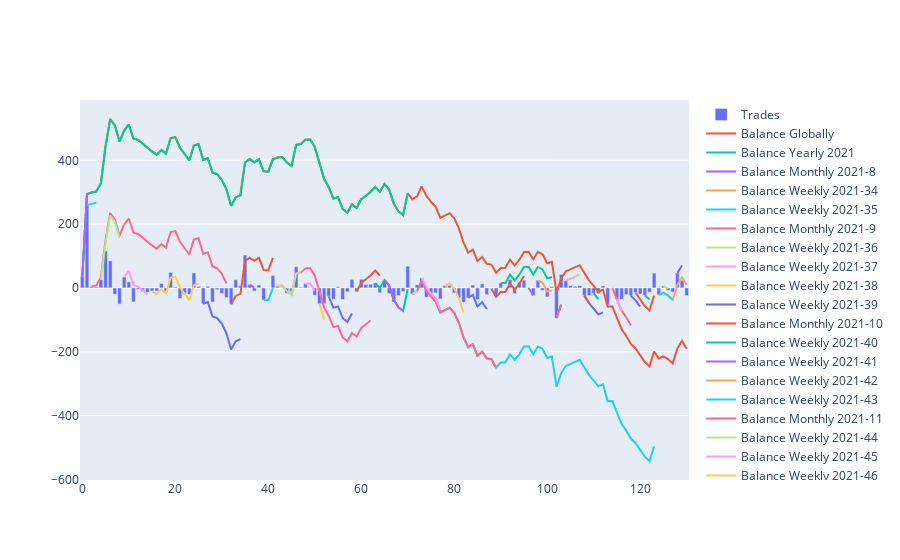

The cell this chart's notebook holds for it:
### Code cell
import plotly.graph_objects as go
trades = trades_unit.copy()
periods = ['Globally', 'Yearly', 'Monthly', 'Weekly']

fig = go.Figure(go.Bar(x=trades.index.to_list(), y=trades[('Gain', 'Globally')].to_list(), name='Trades'))

for col in trades['Balance'].columns.get_level_values(0):
    for period in periods:
        if period in col:
            fig.add_trace(go.Scatter(x=trades.index.to_list(), y=trades[('Balance', col)].to_list(), name='Balance '+col.replace('_', ' ')))

fig.show()

### Figure 1 — Plotly figure (JSON) as saved in the notebook; plotly's stock layout.template omitted (floating-point values rounded to 4 significant figures; data arrays with more than 128 entries replaced by an {"elided": "..."} marker saying what was removed)
{"data": [{"name": "Trades", "type": "bar", "x": {"elided": "131 int values"}, "y": {"elided": "131 float values"}}, {"name": "Balance Globally", "type": "scatter", "x": {"elided": "131 int values"}, "y": {"elided": "131 float values"}}, {"name": "Balance Yearly 2021", "type": "scatter", "x": {"elided": "131 int values"}, "y": {"elided": "131 float values"}}, {"name": "Balance Monthly 2021-8", "type": "scatter", "x": {"elided": "131 int values"}, "y": {"elided": "131 float values"}}, {"name": "Balance Weekly 2021-34", "type": "scatter", "x": {"elided": "131 int values"}, "y": {"elided": "131 float values"}}, {"name": "Balance Weekly 2021-35", "type": "scatter", "x": {"elided": "131 int values"}, "y": {"elided": "131 float values"}}, {"name": "Balance Monthly 2021-9", "type": "scatter", "x": {"elided": "131 int values"}, "y": {"elided": "131 float values"}}, {"name": "Balance Weekly 2021-36", "type": "scatter", "x": {"elided": "131 int values"}, "y": {"elided": "131 float values"}}, {"name": "Balance Weekly 2021-37", "type": "scatter", "x": {"elided": "131 int values"}, "y": {"elided": "131 float values"}}, {"name": "Balance Weekly 2021-38", "type": "scatter", "x": {"elided": "131 int values"}, "y": {"elided": "131 float values"}}, {"name": "Balance Weekly 2021-39", "type": "scatter", "x": {"elided": "131 int values"}, "y": {"elided": "131 float values"}}, {"name": "Balance Monthly 2021-10", "type": "scatter", "x": {"elided": "131 int values"}, "y": {"elided": "131 float values"}}, {"name": "Balance Weekly 2021-40", "type": "scatter", "x": {"elided": "131 int values"}, "y": {"elided": "131 float values"}}, {"name": "Balance Weekly 2021-41", "type": "scatter", "x": {"elided": "131 int values"}, "y": {"elided": "131 float values"}}, {"name": "Balance Weekly 2021-42", "type": "scatter", "x": {"elided": "131 int values"}, "y": {"elided": "131 float values"}}, {"name": "Balance Weekly 2021-43", "type": "scatter", "x": {"elided": "131 int values"}, "y": {"elided": "131 float values"}}, {"name": "Balance Monthly 2021-11", "type": "scatter", "x": {"elided": "131 int values"}, "y": {"elided": "131 float values"}}, {"name": "Balance Weekly 2021-44", "type": "scatter", "x": {"elided": "131 int values"}, "y": {"elided": "131 float values"}}, {"name": "Balance Weekly 2021-45", "type": "scatter", "x": {"elided": "131 int values"}, "y": {"elided": "131 float values"}}, {"name": "Balance Weekly 2021-46", "type": "scatter", "x": {"elided": "131 int values"}, "y": {"elided": "131 int values"}}, {"name": "Balance Weekly 2021-47", "type": "scatter", "x": {"elided": "131 int values"}, "y": {"elided": "131 float values"}}, {"name": "Balance Weekly 2021-48", "type": "scatter", "x": {"elided": "131 int values"}, "y": {"elided": "131 float values"}}, {"name": "Balance Monthly 2021-12", "type": "scatter", "x": {"elided": "131 int values"}, "y": {"elided": "131 float values"}}, {"name": "Balance Weekly 2021-49", "type": "scatter", "x": {"elided": "131 int values"}, "y": {"elided": "131 float values"}}, {"name": "Balance Weekly 2021-50", "type": "scatter", "x": {"elided": "131 int values"}, "y": {"elided": "131 float values"}}, {"name": "Balance Yearly 2022", "type": "scatter", "x": {"elided": "131 int values"}, "y": {"elided": "131 float values"}}, {"name": "Balance Monthly 2022-1", "type": "scatter", "x": {"elided": "131 int values"}, "y": {"elided": "131 float values"}}, {"name": "Balance Weekly 2022-1", "type": "scatter", "x": {"elided": "131 int values"}, "y": {"elided": "131 float values"}}, {"name": "Balance Weekly 2022-2", "type": "scatter", "x": {"elided": "131 int values"}, "y": {"elided": "131 float values"}}, {"name": "Balance Weekly 2022-3", "type": "scatter", "x": {"elided": "131 int values"}, "y": {"elided": "131 float values"}}, {"name": "Balance Weekly 2022-4", "type": "scatter", "x": {"elided": "131 int values"}, "y": {"elided": "131 float values"}}, {"name": "Balance Weekly 2022-5", "type": "scatter", "x": {"elided": "131 int values"}, "y": {"elided": "131 float values"}}, {"name": "Balance Monthly 2022-2", "type": "scatter", "x": {"elided": "131 int values"}, "y": {"elided": "131 float values"}}, {"name": "Balance Weekly 2022-6", "type": "scatter", "x": {"elided": "131 int values"}, "y": {"elided": "131 float values"}}, {"name": "Balance Weekly 2022-7", "type": "scatter", "x": {"elided": "131 int values"}, "y": {"elided": "131 float values"}}, {"name": "Balance Monthly 2022-3", "type": "scatter", "x": {"elided": "131 int values"}, "y": {"elided": "131 float values"}}, {"name": "Balance Weekly 2022-12", "type": "scatter", "x": {"elided": "131 int values"}, "y": {"elided": "131 float values"}}, {"name": "Balance Monthly 2022-4", "type": "scatter", "x": {"elided": "131 int values"}, "y": {"elided": "131 float values"}}, {"name": "Balance Weekly 2022-15", "type": "scatter", "x": {"elided": "131 int values"}, "y": {"elided": "131 float values"}}, {"name": "Balance Weekly 2022-17", "type": "scatter", "x": {"elided": "131 int values"}, "y": {"elided": "131 float values"}}, {"name": "Balance Monthly 2022-5", "type": "scatter", "x": {"elided": "131 int values"}, "y": {"elided": "131 float values"}}, {"name": "Balance Weekly 2022-18", "type": "scatter", "x": {"elided": "131 int values"}, "y": {"elided": "131 float values"}}, {"name": "Balance Weekly 2022-19", "type": "scatter", "x": {"elided": "131 int values"}, "y": {"elided": "131 float values"}}, {"name": "Balance Weekly 2022-22", "type": "scatter", "x": {"elided": "131 int values"}, "y": {"elided": "131 float values"}}, {"name": "Balance Monthly 2022-10", "type": "scatter", "x": {"elided": "131 int values"}, "y": {"elided": "131 float values"}}, {"name": "Balance Weekly 2022-42", "type": "scatter", "x": {"elided": "131 int values"}, "y": {"elided": "131 float values"}}, {"name": "Balance Monthly 2022-11", "type": "scatter", "x": {"elided": "131 int values"}, "y": {"elided": "131 float values"}}, {"name": "Balance Weekly 2022-44", "type": "scatter", "x": {"elided": "131 int values"}, "y": {"elided": "131 float values"}}, {"name": "Balance Weekly 2022-45", "type": "scatter", "x": {"elided": "131 int values"}, "y": {"elided": "131 float values"}}, {"name": "Balance Weekly 2022-46", "type": "scatter", "x": {"elided": "131 int values"}, "y": {"elided": "131 float values"}}, {"name": "Balance Weekly 2022-48", "type": "scatter", "x": {"elided": "131 int values"}, "y": {"elided": "131 float values"}}, {"name": "Balance Monthly 2022-12", "type": "scatter", "x": {"elided": "131 int values"}, "y": {"elided": "131 float values"}}, {"name": "Balance Weekly 2022-49", "type": "scatter", "x": {"elided": "131 int values"}, "y": {"elided": "131 float values"}}, {"name": "Balance Weekly 2022-50", "type": "scatter", "x": {"elided": "131 int values"}, "y": {"elided": "131 float values"}}, {"name": "Balance Yearly 2023", "type": "scatter", "x": {"elided": "131 int values"}, "y": {"elided": "131 float values"}}, {"name": "Balance Monthly 2023-1", "type": "scatter", "x": {"elided": "131 int values"}, "y": {"elided": "131 float values"}}, {"name": "Balance Weekly 2023-2", "type": "scatter", "x": {"elided": "131 int values"}, "y": {"elided": "131 float values"}}, {"name": "Balance Weekly 2023-3", "type": "scatter", "x": {"elided": "131 int values"}, "y": {"elided": "131 float values"}}, {"name": "Balance Weekly 2023-4", "type": "scatter", "x": {"elided": "131 int values"}, "y": {"elided": "131 float values"}}, {"name": "Balance Monthly 2023-2", "type": "scatter", "x": {"elided": "131 int values"}, "y": {"elided": "131 float values"}}, {"name": "Balance Weekly 2023-6", "type": "scatter", "x": {"elided": "131 int values"}, "y": {"elided": "131 float values"}}, {"name": "Balance Monthly 2023-3", "type": "scatter", "x": {"elided": "131 int values"}, "y": {"elided": "131 float values"}}, {"name": "Balance Weekly 2023-13", "type": "scatter", "x": {"elided": "131 int values"}, "y": {"elided": "131 float values"}}], "layout": {}}
